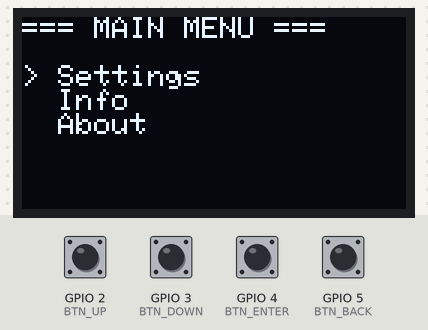
Recording of a program running on a simulated Seeed XIAO ESP32-C3. Parts: 128×64 one-colour display. Inputs (shaded band) come from the test bench; at power-on: GPIO 2 (BTN_UP), GPIO 3 (BTN_DOWN), GPIO 4 (BTN_ENTER), GPIO 5 (BTN_BACK) HIGH.

Above: at 3.2 s.
3.3 s: GPIO 4 (BTN_ENTER) pulled LOW for 0.15 s
At 4.2 s:
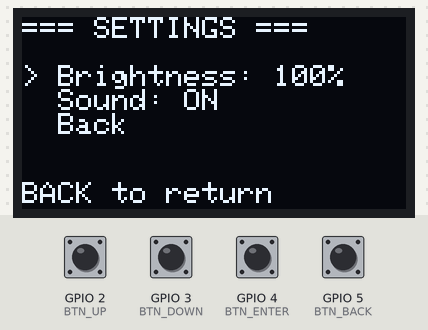
4.9 s: GPIO 2 (BTN_UP) pulled LOW for 0.15 s
At 5.4 s:
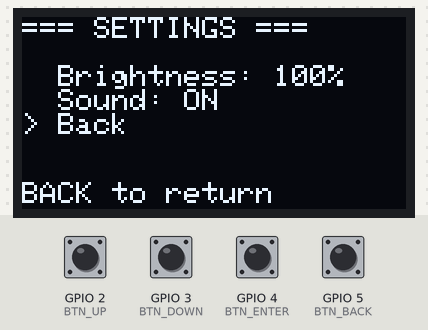
6.5 s: GPIO 2 (BTN_UP) pulled LOW for 1 s
At 7.9 s:
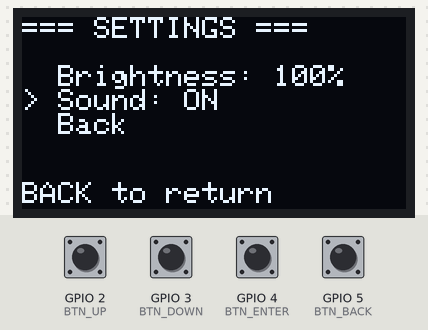
9.0 s: GPIO 5 (BTN_BACK) pulled LOW for 0.15 s
At 9.7 s:
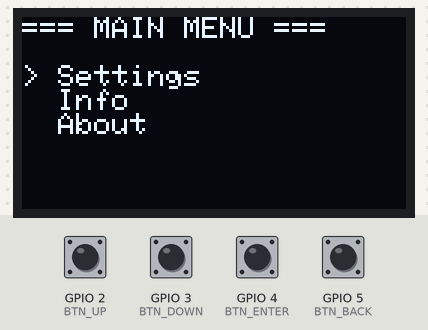
10.6 s: GPIO 3 (BTN_DOWN) pulled LOW for 0.15 s
At 11.9 s:
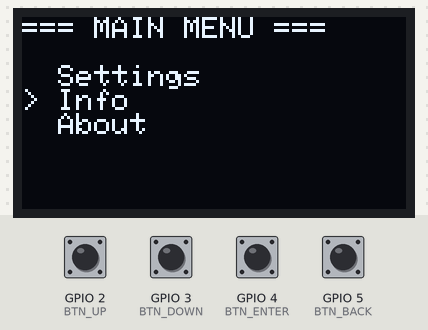
12.2 s: GPIO 4 (BTN_ENTER) pulled LOW for 1 s
At 14.6 s:
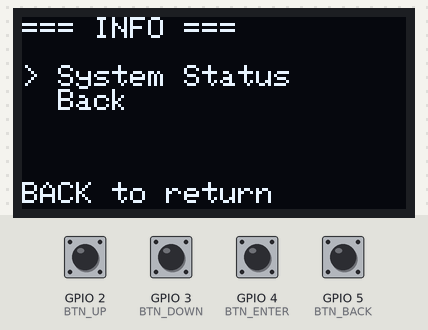
Timing chart, 0 to 15.7 s (numbered marks = the images above; inputs shaded):
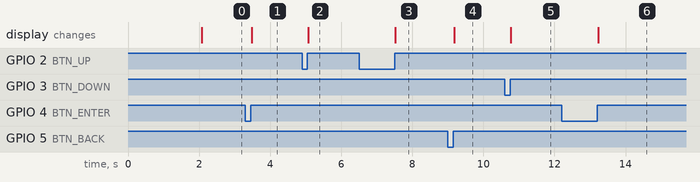

Measured:
- after the input at 3.3 s, the display: changes after 0.18 s (image 1)
- after the input at 4.9 s, the display: changes after 0.18 s (image 2)
- after the input at 6.5 s, the display: changes after 1.0 s (image 3)
- after the input at 9.0 s, the display: changes after 0.18 s (image 4)
- after the input at 10.6 s, the display: changes after 0.18 s (image 5)
- after the input at 12.2 s, the display: changes after 1.0 s (image 6)

The program:

main.cpp
```cpp
#include <Arduino.h>
#include <Wire.h>
#include <Adafruit_GFX.h>
#include <Adafruit_SSD1306.h>

#define SCREEN_WIDTH 128
#define SCREEN_HEIGHT 64
#define OLED_RESET -1

#define BTN_UP 2
#define BTN_DOWN 3
#define BTN_BACK 5
#define BTN_ENTER 4

Adafruit_SSD1306 display(SCREEN_WIDTH, SCREEN_HEIGHT, &Wire, OLED_RESET);

enum MenuState {
  MAIN_MENU,
  SETTINGS_MENU,
  INFO_MENU,
  ABOUT_MENU
};

MenuState currentMenu = MAIN_MENU;
int menuIndex = 0;
int maxMenuItems = 3;

void handleButtons();
void enterMenu();
void goBack();
void updateDisplay();
void displayMainMenu();
void displaySettingsMenu();
void displayInfoMenu();
void displayAboutMenu();

void setup() {
  Serial.begin(115200);

  pinMode(BTN_UP, INPUT_PULLUP);
  pinMode(BTN_DOWN, INPUT_PULLUP);
  pinMode(BTN_BACK, INPUT_PULLUP);
  pinMode(BTN_ENTER, INPUT_PULLUP);

  Wire.begin();
  if(!display.begin(SSD1306_SWITCHCAPVCC, 0x3C)) {
    Serial.println(F("SSD1306 allocation failed"));
    for(;;);
  }

  display.clearDisplay();
  display.setTextSize(1);
  display.setTextColor(SSD1306_WHITE);
  display.setCursor(0,0);
  display.println("OLED Menu System");
  display.println("Ready!");
  display.display();
  delay(2000);
}

void loop() {
  handleButtons();
  updateDisplay();
  delay(100);
}

void handleButtons() {
  if (digitalRead(BTN_UP) == LOW) {
    delay(50);
    if (digitalRead(BTN_UP) == LOW) {
      menuIndex--;
      if (menuIndex < 0) menuIndex = maxMenuItems - 1;
      while(digitalRead(BTN_UP) == LOW);
    }
  }

  if (digitalRead(BTN_DOWN) == LOW) {
    delay(50);
    if (digitalRead(BTN_DOWN) == LOW) {
      menuIndex++;
      if (menuIndex >= maxMenuItems) menuIndex = 0;
      while(digitalRead(BTN_DOWN) == LOW);
    }
  }

  if (digitalRead(BTN_ENTER) == LOW) {
    delay(50);
    if (digitalRead(BTN_ENTER) == LOW) {
      enterMenu();
      while(digitalRead(BTN_ENTER) == LOW);
    }
  }

  if (digitalRead(BTN_BACK) == LOW) {
    delay(50);
    if (digitalRead(BTN_BACK) == LOW) {
      goBack();
      while(digitalRead(BTN_BACK) == LOW);
    }
  }
}

void enterMenu() {
  switch(currentMenu) {
    case MAIN_MENU:
      switch(menuIndex) {
        case 0: currentMenu = SETTINGS_MENU; menuIndex = 0; maxMenuItems = 3; break;
        case 1: currentMenu = INFO_MENU; menuIndex = 0; maxMenuItems = 2; break;
        case 2: currentMenu = ABOUT_MENU; menuIndex = 0; maxMenuItems = 1; break;
      }
      break;
    case SETTINGS_MENU:
      switch(menuIndex) {
        case 0: break;
        case 1: break;
        case 2: goBack(); break;
      }
      break;
    case INFO_MENU:
    case ABOUT_MENU:
      goBack();
      break;
  }
}

void goBack() {
  switch(currentMenu) {
    case SETTINGS_MENU:
    case INFO_MENU:
    case ABOUT_MENU:
      currentMenu = MAIN_MENU;
      menuIndex = 0;
      maxMenuItems = 3;
      break;
    default:
      break;
  }
}

void updateDisplay() {
  display.clearDisplay();

  switch(currentMenu) {
    case MAIN_MENU:
      displayMainMenu();
      break;
    case SETTINGS_MENU:
      displaySettingsMenu();
      break;
    case INFO_MENU:
      displayInfoMenu();
      break;
    case ABOUT_MENU:
      displayAboutMenu();
      break;
  }

  display.display();
}

void displayMainMenu() {
  display.setTextSize(1);
  display.setTextColor(SSD1306_WHITE);
  display.setCursor(0,0);
  display.println("=== MAIN MENU ===");
  display.println("");

  display.println(menuIndex == 0 ? "> Settings" : "  Settings");
  display.println(menuIndex == 1 ? "> Info" : "  Info");
  display.println(menuIndex == 2 ? "> About" : "  About");

  display.setCursor(0,55);
}

void displaySettingsMenu() {
  display.setTextSize(1);
  display.setTextColor(SSD1306_WHITE);
  display.setCursor(0,0);
  display.println("=== SETTINGS ===");
  display.println("");

  display.println(menuIndex == 0 ? "> Brightness: 100%" : "  Brightness: 100%");
  display.println(menuIndex == 1 ? "> Sound: ON" : "  Sound: ON");
  display.println(menuIndex == 2 ? "> Back" : "  Back");

  display.setCursor(0,55);
  display.println("BACK to return");
}

void displayInfoMenu() {
  display.setTextSize(1);
  display.setTextColor(SSD1306_WHITE);
  display.setCursor(0,0);
  display.println("=== INFO ===");
  display.println("");

  display.println(menuIndex == 0 ? "> System Status" : "  System Status");
  display.println(menuIndex == 1 ? "> Back" : "  Back");

  display.setCursor(0,55);
  display.println("BACK to return");
}

void displayAboutMenu() {
  display.setTextSize(1);
  display.setTextColor(SSD1306_WHITE);
  display.setCursor(0,0);
  display.println("=== ABOUT ===");
  display.println("");
  display.println("OLED Menu System");
  display.println("Version 1.0");
  display.println("SSD1315 Display");
  display.println("4 Button Control");
  display.println("");
  display.println("Press any key");
}
```
